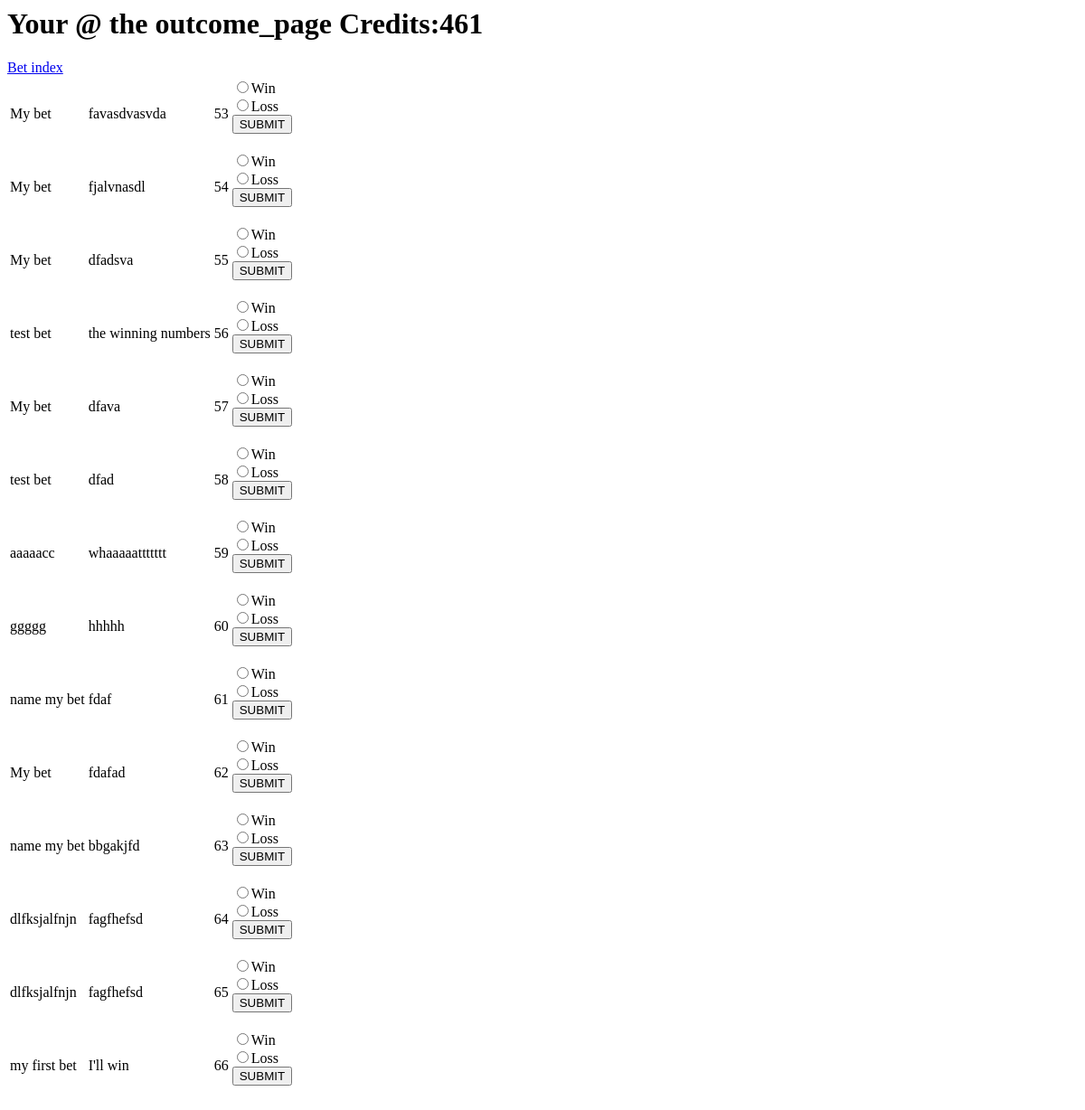
Before: /bets/outcome_page (signed in) with the older database file.
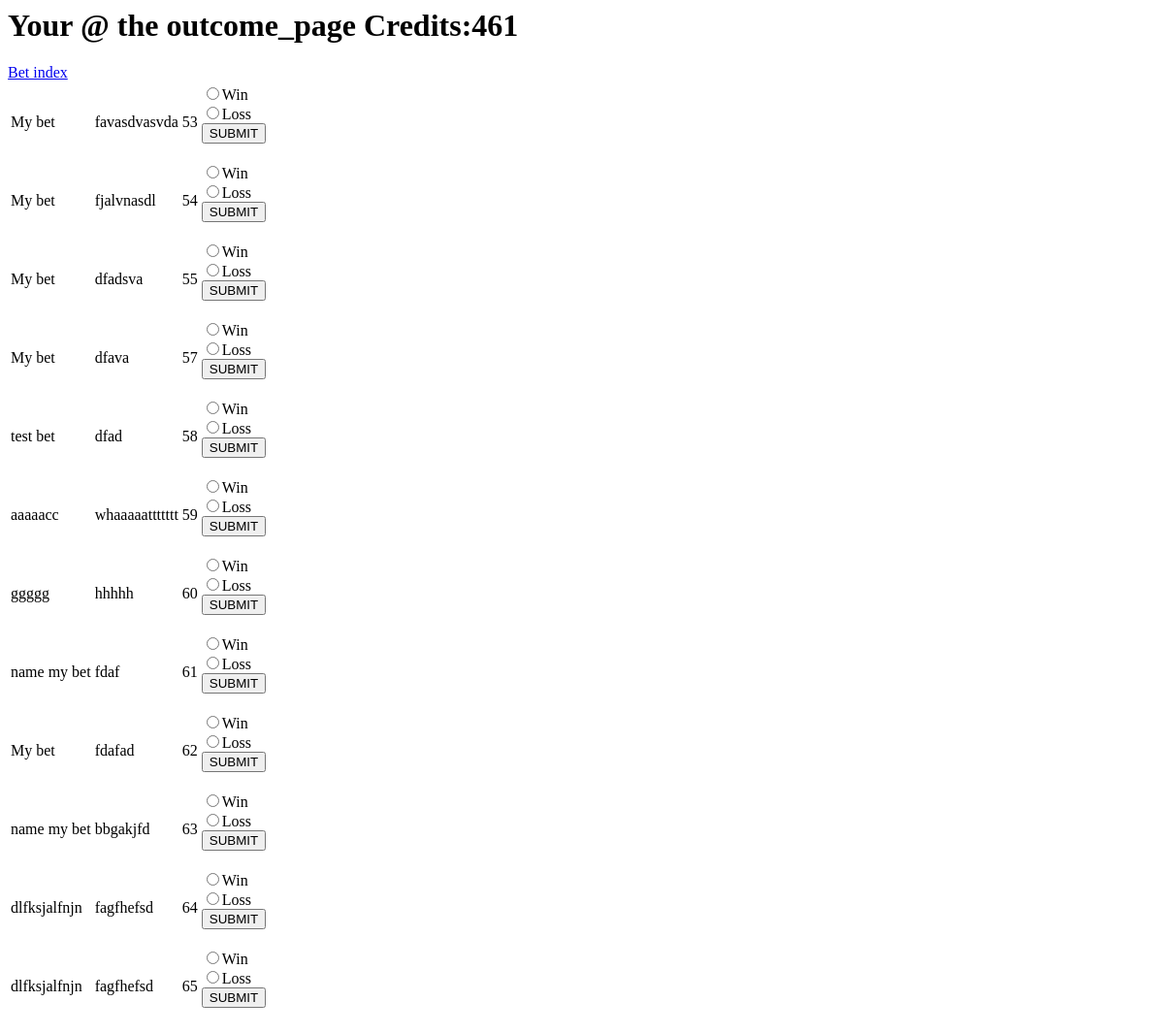
After: the same page with the newer database file.
### users/models.py (models this page shows, shortened)
class UserProfile(models.Model):
    user = models.OneToOneField(User, on_delete=models.CASCADE)
    credits = models.IntegerField()

### bets/models.py (models this page shows, shortened)
class Bet(models.Model):
    name = models.CharField(max_length=200)
    description = models.TextField()
    win = models.BooleanField(default=None, null=True, blank=True)

### bets/views.py (the view)
# urls.py: path('outcome_page', views.outcome_page, name='outcome_page'),
@login_required
def outcome_page(request):
    rows = get_open_bets()
    return render(request,'bets/outcome_page.html', {'rows': rows})

### bets/views.py (called while the page is built)
def get_open_bets():
    rows = []
    for bet in Bet.objects.filter(win__isnull=True):
        row = {
            'name' : bet.name,
            'description' : bet.description,
            'id' : bet.id
        }
        rows.append(row)
    return rows

### bets/templates/bets/outcome_page.html (shortened to what this page needs)
<H1>Your @ the outcome_page Credits:{{user.userprofile.credits}}</H1>
<table>
    {% for row in rows %}
    <tr>
    <td>{{row.name}}</td>
    <td>{{row.description}}</td>
    <td>{{row.id}}</td>
    <td><form action="{% url 'bets:bet_outcome' %}" method="post">
        <input type="radio" name="win" value="True">Win<br>
        <input type="radio" name="win" value="False">Loss<br>
        <button type="submit" name="bt_submit">SUBMIT</button>
        </form></td>
    </tr>
    {% endfor %}
    <a href="{% url 'bets:index' %}">Bet index</a>

Changed rows visible on the page:
no longer on this page (row edited): Bet: name "test bet", description "the winning numbers"
no longer on this page (row edited): Bet: name "my first bet", description "I'll win"
Other visible differences:
list line gone: "56 ☐ Win ☐ Loss SUBMIT"
list line gone: "66 ☐ Win ☐ Loss SUBMIT"
